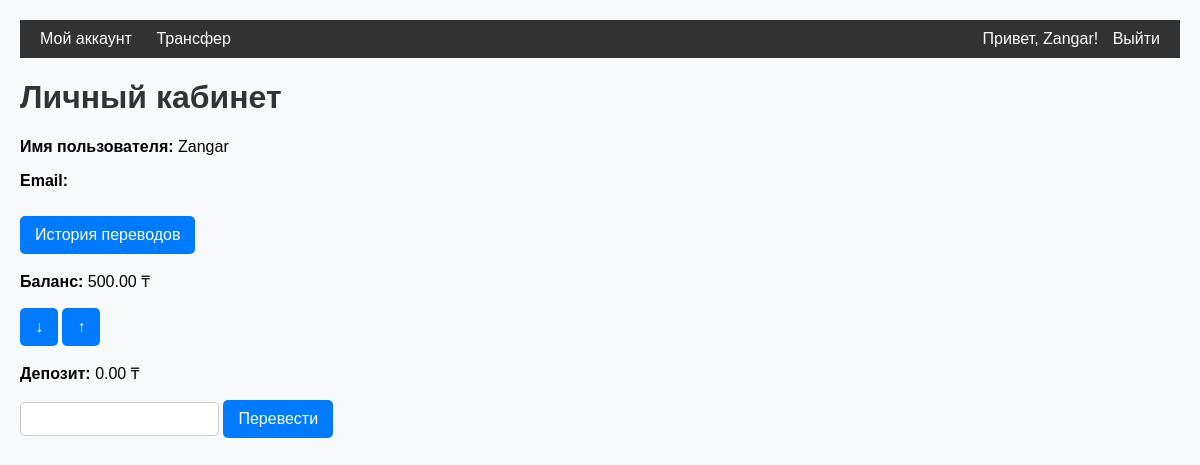
The page /profile/ (signed in) on the database as committed earlier.
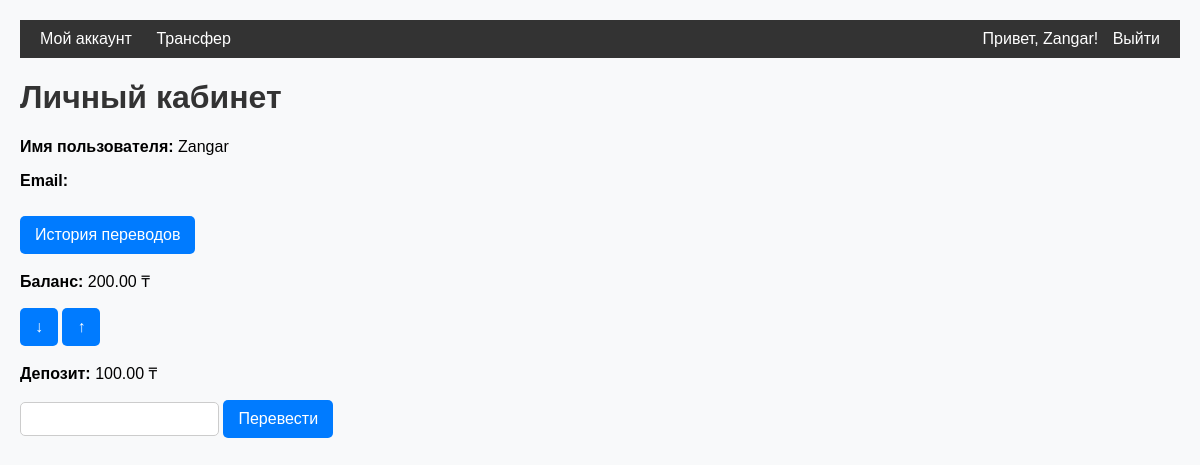
The same page on the database as committed later.
### users/models.py (models this page shows, shortened)
class UserAccount(AbstractUser):
    balance = models.DecimalField(max_digits=10, decimal_places=2, default=0.00)
    deposit = models.DecimalField(max_digits=10, decimal_places=2, default=0.00)
    is_admin = models.BooleanField(default=False)
    is_manager = models.BooleanField(default=False)
    is_customer = models.BooleanField(default=True)

### users/views.py (the view)
# urls.py: path("profile/", views.profile, name="profile"),
@login_required
def profile(request):
    user = request.user
    sent_transactions = user.sent_transactions.all().order_by('-timestamp')
    received_transactions = user.received_transactions.all().order_by('-timestamp')
    return render(request, 'users/profile.html', {
        'user': user,
        'sent_transactions': sent_transactions,
        'received_transactions': received_transactions
    })

### users/templates/users/profile.html (shortened to what this page needs)
{% extends 'users/base.html' %}
{% block content %}
    <h1>Личный кабинет</h1>
    <p><strong>Имя пользователя:</strong> {{ user.username }}</p>
    <p><strong>Email:</strong> {{ user.email }}</p>
    <a href="{% url 'transaction_history' %}" class="history-button">История переводов</a>
<p><strong>Баланс:</strong> {{ user.balance }} ₸</p>
<button type="button" onclick="setDirection('to_deposit')">↓</button>
<button type="button" onclick="setDirection('from_deposit')">↑</button>
<p><strong>Депозит:</strong> {{ user.deposit }} ₸</p>
<form id="transfer-form" method="post" action="{% url 'transfer_balance_deposit' %}">
    <input type="number" name="amount" id="amount" min="1" required>
    <button type="submit">Перевести</button>
</form>
{% endblock %}

### users/templates/users/base.html (shortened to what this page needs)
<!DOCTYPE html>
    {% load static %}
<html lang="ru">
<head>
    <link rel="stylesheet" href="{% static 'css/styles.css' %}">
</head>
<body>
    <div class="navbar">
        <div>
            <a href="{% url 'profile' %}">Мой аккаунт</a>
            <a href="{% url 'transfer' %}">Трансфер</a>
        </div>
        <div>
            {% if user.is_authenticated %}
                <span>Привет, {{ user.username }}!</span>
                <a href="{% url 'logout' %}">Выйти</a>
            {% else %}
                <a href="{% url 'login' %}">Войти</a>
            {% endif %}
        </div>
    </div>
    <div>
        {% block content %}{% endblock %}
    </div>
</body>
</html>

Rows that differ between the two databases and show on the page:
changed UserAccount "Zangar": balance "500.00" → "200.00"; deposit "0.00" → "100.00"
